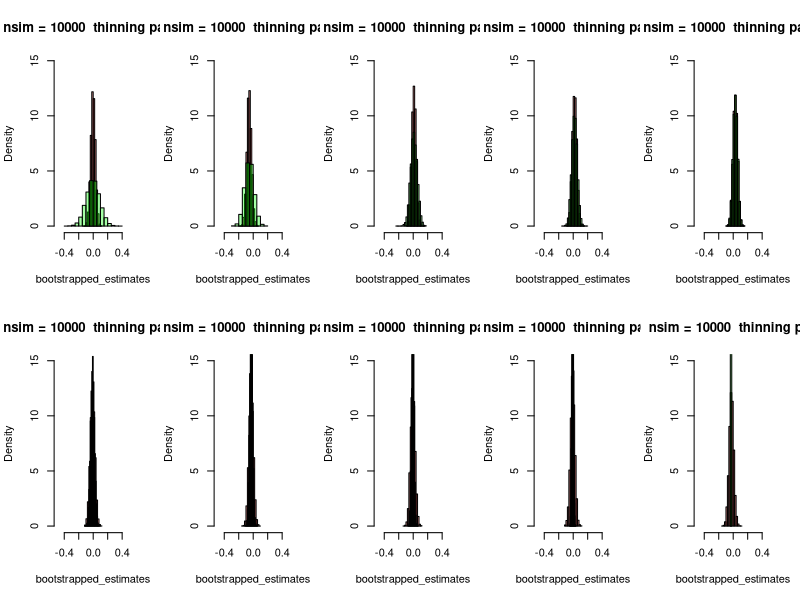

Recreate this plot in R.
normal_thinning <- function(thinning_param = 0.5, N = 100, B = 10000) {
  population <- rnorm(N)
  bootstrapped_estimates <- c()
  thinned_estimates <- c()
  for (b in 1:B) {
    s <- sample(population, N, replace = TRUE)
    bootstrapped_estimates <- c(bootstrapped_estimates, mean(s))
    
    rand <- runif(N,0,1)
    thinned <- population[which(rand < thinning_param)]
    thinned_estimates <- c(thinned_estimates, mean(thinned))
  }
  
  c1 <- rgb(255,0,0,max = 255, alpha = 90, names = "lt.blue")
  c2 <- rgb(0,255,0, max = 255, alpha = 90, names = "lt.pink")
  
  boot_hist <- hist(bootstrapped_estimates, plot = FALSE)
  thin_hist <- hist(thinned_estimates, plot = FALSE)
  plot(boot_hist, col = c1, xlim=c(-0.5,0.5), ylim=c(0,15), freq=FALSE, main=paste("N =", N, " nsim =", B, " thinning parameter =", thinning_param))
  plot(thin_hist, col = c2, add=TRUE, xlim=c(-0.5,0.5), ylim=c(0,15), freq=FALSE)
  # legend(-1, 6, legend=c("bootstrapped", "thinned"),
         # col=c(c1,c2), lty=1)
}

par(mfrow = c(2, 5))
for (param in seq(0.1,1,0.1)) {
  normal_thinning(thinning_param = param, N=1000)
}
